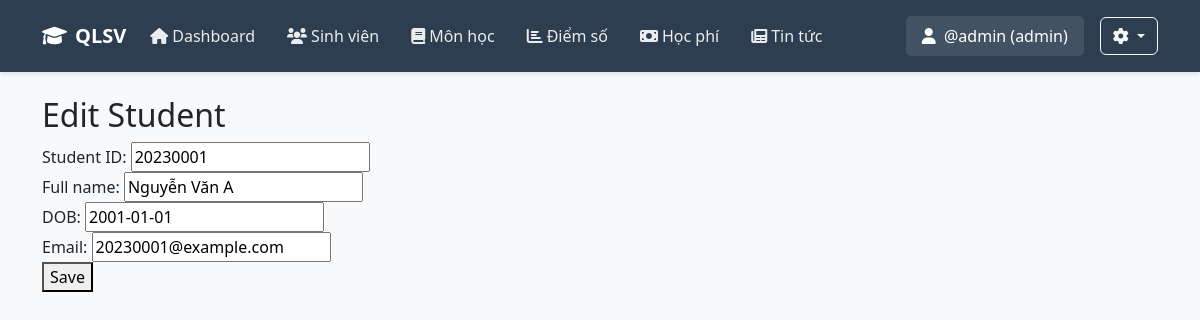
Page /students/1/edit (signed in) on the committed database.
### models.py (models this page shows)
class Student(db.Model):
    id = db.Column(db.Integer, primary_key=True)
    student_id = db.Column(db.String(20), unique=True, nullable=False)
    full_name = db.Column(db.String(100), nullable=False)
    dob = db.Column(db.String(20), nullable=True)
    email = db.Column(db.String(100), nullable=True)
    class_id = db.Column(db.Integer, db.ForeignKey('class.id', ondelete='SET NULL'), nullable=True)
    grades = db.relationship('Grade', backref='student', lazy=True, cascade='all, delete-orphan')
    enrollments = db.relationship('Enrollment', backref='student', lazy=True, cascade='all, delete-orphan')
    payments = db.relationship('Payment', backref='student', lazy=True, cascade='all, delete-orphan')

### app.py (the view, shortened to what this page needs)
@app.route('/students/<int:sid>/edit', methods=['GET','POST'])
def student_edit(sid):
    if not require_login(): return redirect(url_for('login'))
    s = Student.query.get_or_404(sid)
    return render_template('student_form.html', student=s)

### app.py (called while the page is built)
def require_login():
    return 'user_id' in session

### templates/student_form.html
{% extends "base.html" %}
{% block content %}
  <h2>{% if student %}Edit{% else %}New{% endif %} Student</h2>
  <form method="post">
    <label>Student ID: <input name="student_id" value="{{ student.student_id if student }}"></label><br>
    <label>Full name: <input name="full_name" value="{{ student.full_name if student }}"></label><br>
    <label>DOB: <input name="dob" value="{{ student.dob if student }}"></label><br>
    <label>Email: <input name="email" value="{{ student.email if student }}"></label><br>
    <button type="submit">Save</button>
  </form>
{% endblock %}

### templates/base.html (style rules this page uses)
:root { --primary-color: #2c3e50; --secondary-color: #3498db; }
body { font-family: 'Segoe UI', system-ui, sans-serif; background-color: #f8f9fa; }

### rows in the picture
Student: student_id "20230001", full_name "Nguyễn Văn A", dob "2001-01-01", email "20230001@example.com"

### other values in the picture
{{ session.username }} "@admin"
{{ session.role }} "admin"
